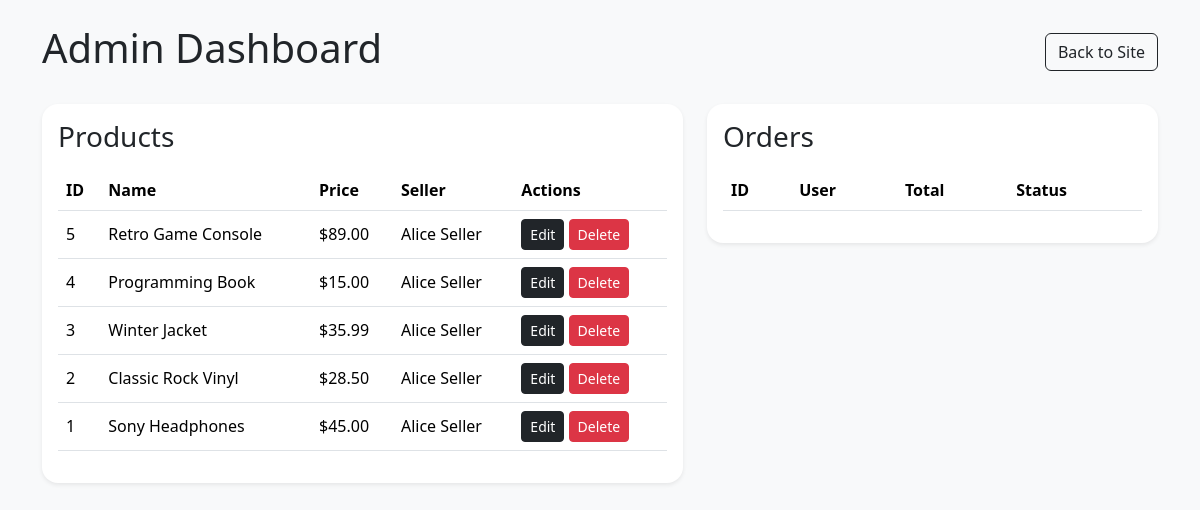
/index.php (signed in), run on the app's committed database.
### tables this page shows
CREATE TABLE `products` (
  `id` INT UNSIGNED NOT NULL AUTO_INCREMENT,
  `name` VARCHAR(150) NOT NULL,
  `description` TEXT NOT NULL,
  `price` DECIMAL(10,2) NOT NULL DEFAULT 0.00,
  `image_url` VARCHAR(255) DEFAULT NULL,
  `category` VARCHAR(100) NOT NULL,
  `item_condition` VARCHAR(50) NOT NULL DEFAULT 'Used',
  `stock` INT UNSIGNED NOT NULL DEFAULT 1,
  `seller_id` INT UNSIGNED DEFAULT NULL,
  `created_at` TIMESTAMP NOT NULL DEFAULT CURRENT_TIMESTAMP,
  PRIMARY KEY (`id`),
  KEY `idx_products_seller_id` (`seller_id`),
  CONSTRAINT `fk_products_seller` FOREIGN KEY (`seller_id`) REFERENCES `users` (`id`) ON DELETE SET NULL ON UPDATE CASCADE
);

CREATE TABLE `users` (
  `id` INT UNSIGNED NOT NULL AUTO_INCREMENT,
  `name` VARCHAR(100) NOT NULL,
  `email` VARCHAR(150) NOT NULL,
  `password` VARCHAR(255) NOT NULL,
  `is_admin` TINYINT(1) NOT NULL DEFAULT 0,
  `created_at` TIMESTAMP NOT NULL DEFAULT CURRENT_TIMESTAMP,
  PRIMARY KEY (`id`),
  UNIQUE KEY `uq_users_email` (`email`)
);

### index.php (the view, shortened to what this page needs)
<?php
require_once '../includes/db.php';
$products = $pdo->query('SELECT p.*, u.name AS seller_name FROM products p LEFT JOIN users u ON p.seller_id = u.id ORDER BY p.id DESC')->fetchAll();
?>
<!DOCTYPE html>
<html lang="en"><head>
<link href="https://cdn.jsdelivr.net/npm/bootstrap@5.3.3/dist/css/bootstrap.min.css" rel="stylesheet">
</head><body class="bg-light">
<div class="container py-4">
    <div class="d-flex justify-content-between align-items-center mb-4">
        <h1>Admin Dashboard</h1>
        <div><a href="../index.php" class="btn btn-outline-dark">Back to Site</a></div>
    </div>
    <div class="row g-4">
        <div class="col-lg-7">
            <div class="card shadow-sm border-0 rounded-4">
                <div class="card-body">
                    <h3 class="mb-3">Products</h3>
                    <div class="table-responsive">
                        <table class="table align-middle">
                            <thead><tr><th>ID</th><th>Name</th><th>Price</th><th>Seller</th><th>Actions</th></tr></thead>
                            <tbody>
                            <?php foreach ($products as $product): ?>
                                <tr>
                                    <td><?= (int)$product['id'] ?></td>
                                    <td><?= htmlspecialchars($product['name']) ?></td>
                                    <td>$<?= number_format((float)$product['price'], 2) ?></td>
                                    <td><?= htmlspecialchars($product['seller_name'] ?? 'Unknown') ?></td>
                                    <td>
                                        <a href="edit_product.php?id=<?= (int)$product['id'] ?>" class="btn btn-sm btn-dark">Edit</a>
                                        <a href="delete_product.php?id=<?= (int)$product['id'] ?>" class="btn btn-sm btn-danger" onclick="return confirm('Delete this product?')">Delete</a>
                                    </td>
                                </tr>
                            <?php endforeach; ?>
                            </tbody>
                        </table>
                    </div>
                </div>
            </div>
        </div>
        <div class="col-lg-5">
            <div class="card shadow-sm border-0 rounded-4">
                <div class="card-body">
                    <h3 class="mb-3">Orders</h3>
                    <div class="table-responsive">
                        <table class="table align-middle">
                            <thead><tr><th>ID</th><th>User</th><th>Total</th><th>Status</th></tr></thead>
                        </table>
                    </div>
                </div>
            </div>
        </div>
    </div>
</div>
</body></html>

### data on the page
products: id "5", name "Retro Game Console", price "89.00", seller.name "Alice Seller"
products: id "4", name "Programming Book", price "15.00", seller.name "Alice Seller"
products: id "3", name "Winter Jacket", price "35.99", seller.name "Alice Seller"
products: id "2", name "Classic Rock Vinyl", price "28.50", seller.name "Alice Seller"
products: id "1", name "Sony Headphones", price "45.00", seller.name "Alice Seller"
